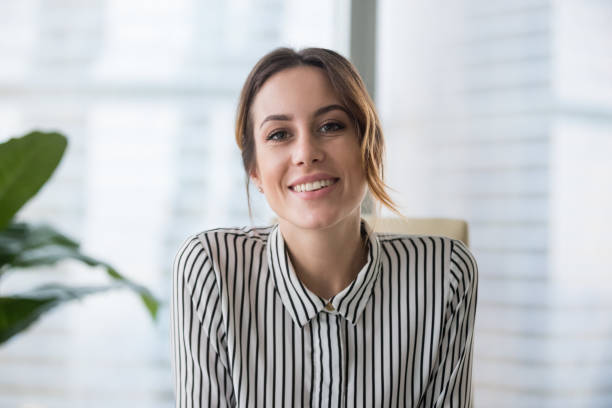
#> input picture lady.jpg, 612 x 408 px, found by its file name
$ python face_detect.py
#> lines starting #> are read from the running program, lines starting #| are printed output that depends on the picture; after the words box and inside, x2 and y2 are one past the last pixel; in counts of white or black regions, pixels touching at a corner belong together
import cv2 as cv
haar_cascade = cv.CascadeClassifier(cv.data.haarcascades+'haarcascade_frontalface_default.xml')

img= cv.imread('lady.jpg')
#> img is the input picture: shape (408, 612, 3); mean B, G, R 190, 189.2, 188.3

gray=cv.cvtColor(img,cv.COLOR_BGR2GRAY)
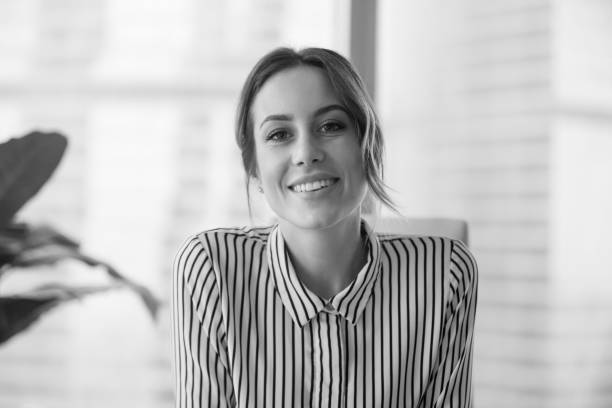
#> gray: shape (408, 612); min 0, max 251, mean 189.1

faces = haar_cascade.detectMultiScale(gray, scaleFactor=1.1, minNeighbors=4)
#> faces = [[234, 74, 144, 144]]

print(f'Number of faces found = {len(faces)}')
#| Number of faces found = 1

# Draw rectangle around the faces
for (x, y, w, h) in faces:
    cv.rectangle(img, (x, y), (x+w, y+h), (255, 0, 0), 2)
#> this loop made 1 pass
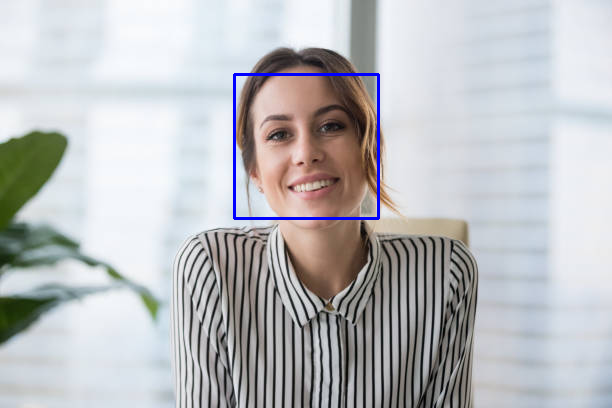
#> img: shape (408, 612, 3); 0.69% of pixels changed, all inside (x1, y1, x2, y2) = (233, 73, 380, 220)

# Display the output
cv.imshow('img', img)
cv.waitKey(0)
